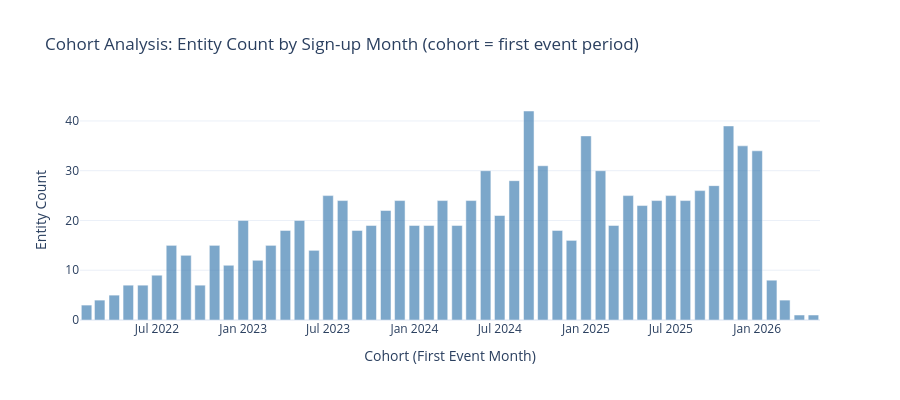

Notebook code cell kept with this figure:
### Markdown cell above
## 1c.7 Cohort Analysis

**📖 Understanding Cohorts:**
- Group entities by when they first appeared (signup cohort)
- Compare behavior across cohorts
- Identify if acquisition quality changed over time

**Cohorts vs Segments:** Cohorts are time-bound groups (when entities joined), while segments are attribute-based groups (what entities are). Cohorts are fixed at signup; segments can change over time.

**Other time-based cohort ideas:**
- First purchase date (not just signup)
- First feature usage (e.g., "first mobile app use")
- Campaign/promotion exposure date
- Onboarding completion date
- Product version or pricing plan at signup time

These can be derived as custom features if your data contains the relevant timestamps.

### Code cell
# Cohort Analysis - computation and visualization
from customer_retention.stages.profiling import analyze_cohort_distribution, generate_cohort_recommendations

COHORT_RECOMMENDATIONS = []
cohort_dist = None

if ENTITY_COLUMN and not LIGHT_RUN:
    first_events = df.groupby(ENTITY_COLUMN)[TIME_COLUMN].min().reset_index()
    first_events.columns = [ENTITY_COLUMN, "first_event"]
    cohort_dist = analyze_cohort_distribution(first_events, "first_event")

    cohort_result = analyzer.analyze_cohorts(
        df, entity_column=ENTITY_COLUMN, cohort_column=TIME_COLUMN,
        target_column=TARGET_COLUMN, period="M"
    )

    print("👥 COHORT ANALYSIS")
    print("="*50)
    print(f"\nEntity Onboarding: {cohort_dist.dominant_pct:.0f}% in {cohort_dist.dominant_year}, {cohort_dist.num_years} years total")

    if len(cohort_result) > 0:
        cohort_sorted = cohort_result.sort_values("cohort")
        has_retention = "retention_rate" in cohort_sorted.columns

        fig = make_subplots(specs=[[{"secondary_y": True}]]) if has_retention else go.Figure()

        fig.add_trace(go.Bar(
            x=cohort_sorted["cohort"].astype(str), y=cohort_sorted["entity_count"],
            name="Entities (sign-up cohort)", marker_color="steelblue", opacity=0.7
        ), secondary_y=False) if has_retention else fig.add_trace(go.Bar(
            x=cohort_sorted["cohort"].astype(str), y=cohort_sorted["entity_count"],
            name="Entities (sign-up cohort)", marker_color="steelblue", opacity=0.7
        ))

        if has_retention:
            fig.add_trace(go.Scatter(
                x=cohort_sorted["cohort"].astype(str), y=cohort_sorted["retention_rate"] * 100,
                mode="lines+markers", name="Retention Rate %",
                line=dict(color="coral", width=3), marker=dict(size=8)
            ), secondary_y=True)
            fig.update_yaxes(title_text="Retention Rate %", secondary_y=True)

        fig.update_layout(
            title="Cohort Analysis: Entity Count by Sign-up Month (cohort = first event period)",
            xaxis_title="Cohort (First Event Month)", template="plotly_white", height=400
        )
        fig.update_yaxes(title_text="Entity Count", secondary_y=False) if has_retention else fig.update_yaxes(title_text="Entity Count")
        display_figure(fig)
elif LIGHT_RUN:
    print("Cohort analysis skipped (LIGHT_RUN)")

### Figure 1 — Plotly figure (JSON) as saved in the notebook; plotly's stock layout.template omitted (floating-point values rounded to 4 significant figures)
{"data": [{"marker": {"color": "steelblue"}, "name": "Entities (sign-up cohort)", "opacity": 0.7, "type": "bar", "x": ["2022-02", "2022-03", "2022-04", "2022-05", "2022-06", "2022-07", "2022-08", "2022-09", "2022-10", "2022-11", "2022-12", "2023-01", "2023-02", "2023-03", "2023-04", "2023-05", "2023-06", "2023-07", "2023-08", "2023-09", "2023-10", "2023-11", "2023-12", "2024-01", "2024-02", "2024-03", "2024-04", "2024-05", "2024-06", "2024-07", "2024-08", "2024-09", "2024-10", "2024-11", "2024-12", "2025-01", "2025-02", "2025-03", "2025-04", "2025-05", "2025-06", "2025-07", "2025-08", "2025-09", "2025-10", "2025-11", "2025-12", "2026-01", "2026-02", "2026-03", "2026-04", "2026-05"], "y": [3, 4, 5, 7, 7, 9, 15, 13, 7, 15, 11, 20, 12, 15, 18, 20, 14, 25, 24, 18, 19, 22, 24, 19, 19, 24, 19, 24, 30, 21, 28, 42, 31, 18, 16, 37, 30, 19, 25, 23, 24, 25, 24, 26, 27, 39, 35, 34, 8, 4, 1, 1]}], "layout": {"height": 400, "title": {"text": "Cohort Analysis: Entity Count by Sign-up Month (cohort = first event period)"}, "xaxis": {"title": {"text": "Cohort (First Event Month)"}}, "yaxis": {"title": {"text": "Entity Count"}}}}
